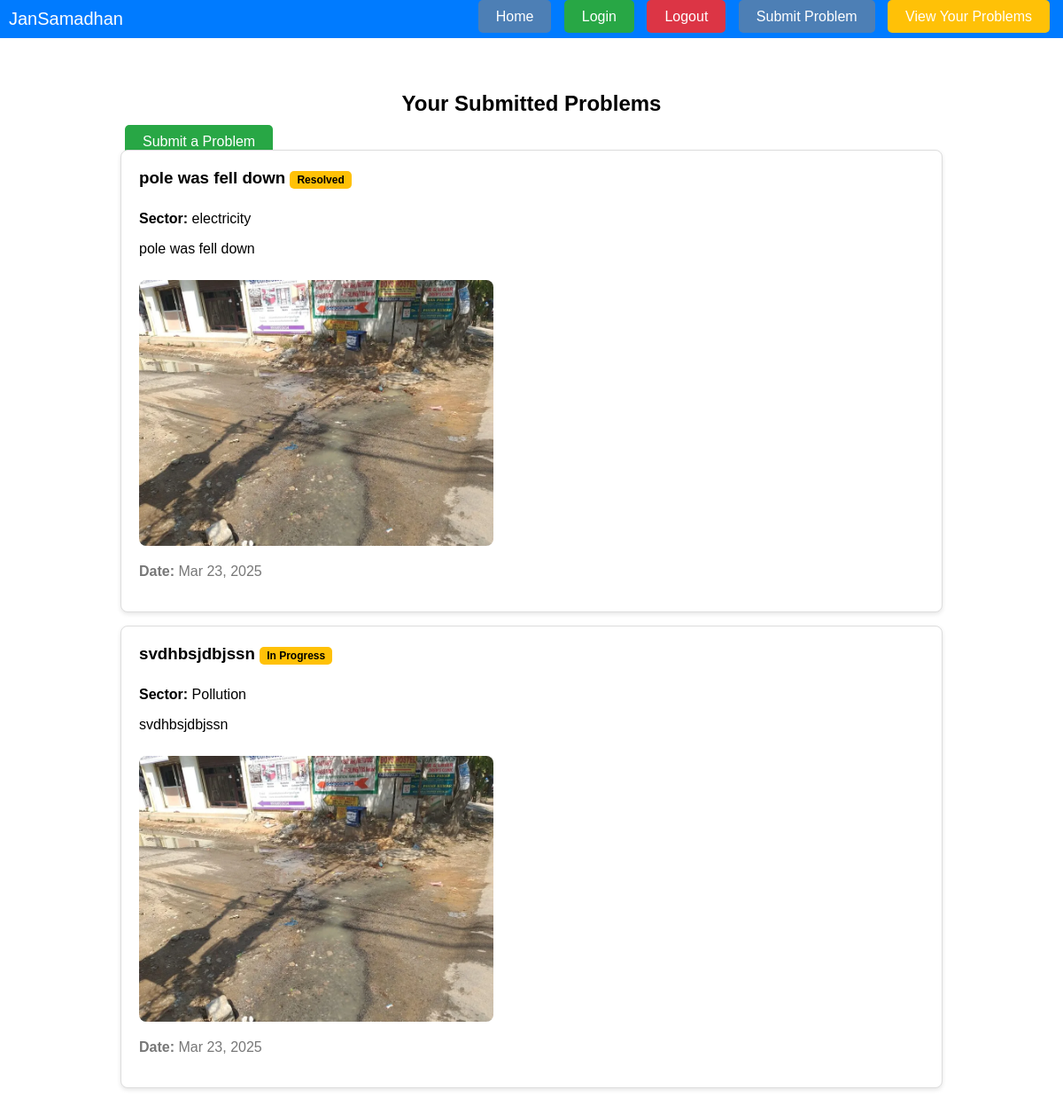
The app's page /view_problems/ (signed in) with its own data.
### users/models.py (models this page shows)
class Problem(models.Model):
    SECTOR_CHOICES = [
        ('muncipal', 'muncipal'),
        ('electricity', 'electricity'),
        ('Pollution', 'Pollution'),
        ('environment', 'emviromment'),
        ('health','health'),
        ('education','education'),
        ('transport','transport'),
        ('Others', 'Others'),
    ]
    user = models.ForeignKey(CustomUser, on_delete=models.CASCADE)
    sector = models.CharField(max_length=50, choices=SECTOR_CHOICES)
    description = models.TextField()
    image = models.ImageField(upload_to='problem_images/', blank=True, null=True)
    mandal = models.CharField(max_length=100)
    district = models.CharField(max_length=100)
    status = models.CharField(max_length=20, default='Pending')
    submission_date = models.DateTimeField(auto_now_add=True)

### users/views.py (the view)
# urls.py: path('view_problems/', views.user_dashboard, name='view_problems'),
@login_required
def user_dashboard(request):
    problems = Problem.objects.filter(user=request.user)
    return render(request, 'view_problems.html', {'problems': problems})  # Corrected path

### users/templates/view_problems.html
{% extends 'base.html' %}
{% block content %}
<div class="problems-container" style="width: 80%; margin: 20px auto;">
    <h2 style="text-align: center; margin-bottom: 20px;">Your Submitted Problems</h2>
    <a href="{% url 'submit_problem' %}" class="btn btn-success" style="margin-bottom: 20px;">Submit a Problem</a>
    {% if problems %}
        <div style="display: flex; flex-direction: column; gap: 15px;">
            {% for problem in problems %}
                <div style="border: 1px solid #ddd; padding: 20px; border-radius: 8px; background-color: #fff; box-shadow: 0 2px 5px rgba(0,0,0,0.1);">
                    <h3 style="margin: 0; padding-bottom: 10px;">
                        {{ problem.description|truncatewords:5 }}
                        <span style="background-color: #ffc107; color: #000; padding: 3px 8px; border-radius: 5px; font-size: 12px;">
                            {{ problem.status }}
                        </span>
                    </h3>
                    <p><strong>Sector:</strong> {{ problem.sector }}</p>
                    <p>{{ problem.description }}</p>
                    {% if problem.image %}
                        <img src="{{ problem.image.url }}" alt="Problem Image" style="width: 100%; max-width: 400px; border-radius: 8px; margin-top: 10px;">
                    {% else %}
                        <p style="color: #777;">No image uploaded.</p>
                    {% endif %}
                    <p style="color: #777;"><strong>Date:</strong> {{ problem.submission_date|date:"M d, Y" }}</p>
                </div>
            {% endfor %}
        </div>
    {% else %}
        <p style="text-align: center;">No problems submitted yet.</p>
    {% endif %}
</div>
{% endblock %}

### users/static/css/style.css (style rules this page uses)
body { font-family: Arial, sans-serif; margin: 0; padding: 0; }
.btn { padding: 10px 20px; margin: 5px; border-radius: 5px; text-decoration: none; color: white; }
.btn-success { background-color: #28a745; }
.problems-container { width: 80%; margin: 20px auto; }

### records on screen
Problem: description "pole was fell down", status "Resolved", sector "electricity", image (picture), submission_date "Mar 23, 2025"
Problem: description "svdhbsjdbjssn", status "In Progress", sector "Pollution", image (picture), submission_date "Mar 23, 2025"
